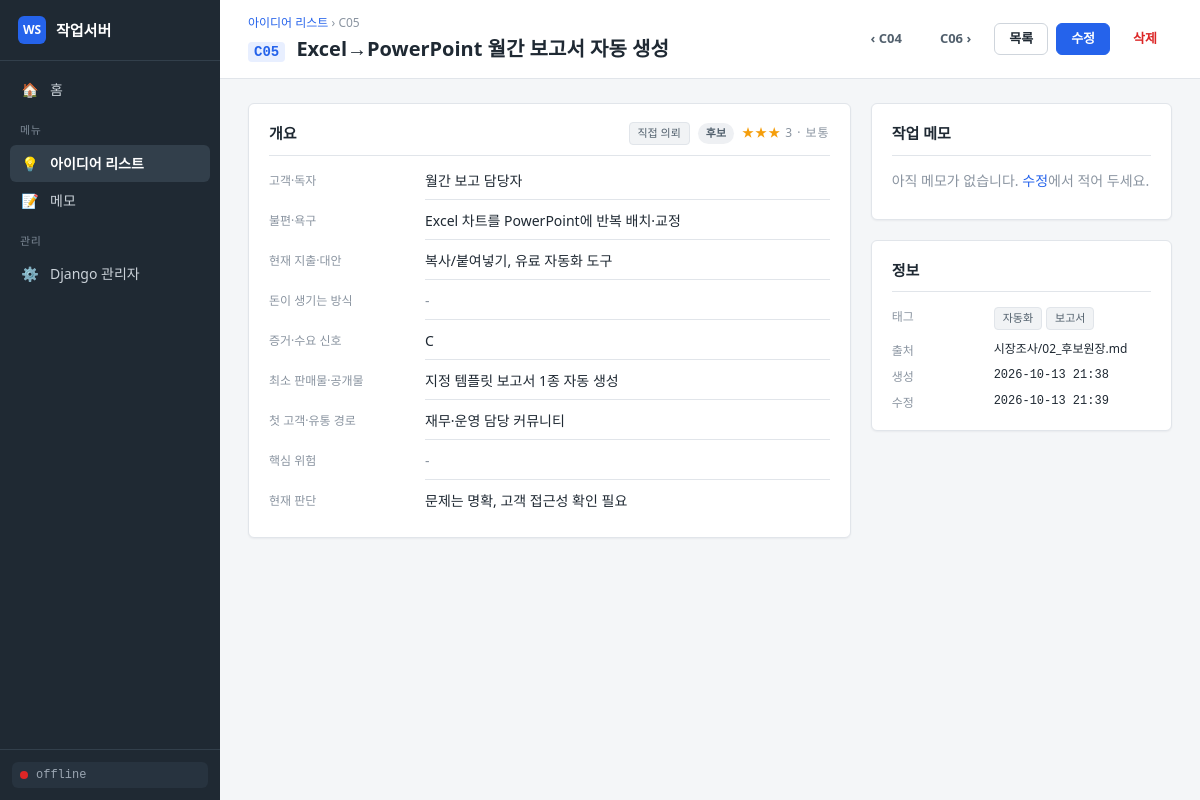
The app's page /ideas/5/ with its own data.
### apps/ideas/models.py (models this page shows, shortened)
class Idea(models.Model):
    class Category(models.TextChoices):
        REQUEST = "request", "직접 의뢰"
        MARKET = "market", "마켓 상품"
        PRODUCT = "product", "독립 상품·도구"
        CONTENT = "content", "플랫폼 글"
        SOCIAL = "social", "소셜 콘텐츠"
        SEARCH = "search", "검색·제휴"
        DATA = "data", "데이터"
        ASSET = "asset", "스톡·에셋"
        OTHER = "other", "기타"
    class Status(models.TextChoices):
        CANDIDATE = "candidate", "후보"
        REVIEW = "review", "검토중"
        EXPERIMENT = "experiment", "초기 실험군"
        ACTIVE = "active", "진행중"
        RESERVE = "reserve", "예비축"
        HOLD = "hold", "보류"
        DROPPED = "dropped", "폐기"
    PRIORITY_CHOICES = [(5, "5 · 최우선"), (4, "4 · 높음"), (3, "3 · 보통"), (2, "2 · 낮음"), (1, "1 · 참고")]
    code = models.CharField("코드", max_length=10, unique=True, help_text="예: C01")
    title = models.CharField("제목", max_length=200)
    category = models.CharField("분류", max_length=20, choices=Category.choices, default=Category.OTHER)
    status = models.CharField("상태", max_length=20, choices=Status.choices, default=Status.CANDIDATE)
    priority = models.PositiveSmallIntegerField("우선순위", choices=PRIORITY_CHOICES, default=3)
    customer = models.CharField("고객·독자", max_length=200, blank=True)
    pain = models.TextField("불편·욕구", blank=True)
    current_alternative = models.TextField("현재 지출·대안", blank=True)
    money_flow = models.TextField("돈이 생기는 방식", blank=True)
    evidence = models.TextField("증거·수요 신호", blank=True)
    min_product = models.TextField("최소 판매물·공개물", blank=True)
    channel = models.TextField("첫 고객·유통 경로", blank=True)
    risk = models.TextField("핵심 위험", blank=True)
    judgement = models.TextField("현재 판단", blank=True)
    notes = models.TextField("작업 메모", blank=True, help_text="조사하면서 추가하는 자유 메모")
    source_doc = models.CharField("출처 문서", max_length=200, blank=True)
    tags = models.CharField("태그", max_length=200, blank=True, help_text="쉼표로 구분")
    created_at = models.DateTimeField("생성", auto_now_add=True)
    updated_at = models.DateTimeField("수정", auto_now=True)
    class Meta:
        ordering = ["code"]
        verbose_name = "아이디어"
        verbose_name_plural = "아이디어"
    def get_absolute_url(self) -> str:
        return reverse("ideas:detail", args=[self.pk])
    @property
    def tag_list(self) -> list[str]:
        return [t.strip() for t in self.tags.split(",") if t.strip()]
    @property
    def status_tone(self) -> str:
        return {
            self.Status.EXPERIMENT: "blue",
            self.Status.ACTIVE: "green",
            self.Status.REVIEW: "amber",
            self.Status.RESERVE: "violet",
            self.Status.HOLD: "gray",
            self.Status.DROPPED: "red",
        }.get(self.status, "slate")

### apps/ideas/views.py (the view)
# urls.py: path("<int:pk>/", views.idea_detail, name="detail"),
def idea_detail(request, pk):
    idea = get_object_or_404(Idea, pk=pk)
    fields = [
        ("고객·독자", idea.customer),
        ("불편·욕구", idea.pain),
        ("현재 지출·대안", idea.current_alternative),
        ("돈이 생기는 방식", idea.money_flow),
        ("증거·수요 신호", idea.evidence),
        ("최소 판매물·공개물", idea.min_product),
        ("첫 고객·유통 경로", idea.channel),
        ("핵심 위험", idea.risk),
        ("현재 판단", idea.judgement),
    ]
    prev_idea = Idea.objects.filter(code__lt=idea.code).order_by("-code").first()
    next_idea = Idea.objects.filter(code__gt=idea.code).order_by("code").first()
    return render(
        request,
        "ideas/detail.html",
        {
            "page_title": f"{idea.code} {idea.title}",
            "idea": idea,
            "fields": fields,
            "prev_idea": prev_idea,
            "next_idea": next_idea,
        },
    )

### apps/core/context_processors.py (called while the page is built)
def navigation(request):
    match = getattr(request, "resolver_match", None)
    active = match.app_name if match else ""
    return {"MENUS": get_menus(), "ACTIVE_MENU": active or "home"}

### apps/core/menus.py (called while the page is built)
def get_menus() -> list[Menu]:
    return MENUS

    @property
    def url(self) -> str:
        return reverse(self.url_name)

### templates/ideas/detail.html
{% extends "base.html" %}
{% block breadcrumb %}<div class="crumb"><a href="{% url 'ideas:list' %}">아이디어 리스트</a> › {{ idea.code }}</div>{% endblock %}
{% block heading %}<span class="code code--lg">{{ idea.code }}</span> {{ idea.title }}{% endblock %}
{% block actions %}
{% if prev_idea %}<a class="btn btn--ghost" href="{{ prev_idea.get_absolute_url }}" title="{{ prev_idea.title }}">‹ {{ prev_idea.code }}</a>{% endif %}
{% if next_idea %}<a class="btn btn--ghost" href="{{ next_idea.get_absolute_url }}" title="{{ next_idea.title }}">{{ next_idea.code }} ›</a>{% endif %}
<a class="btn" href="{% url 'ideas:list' %}">목록</a>
<a class="btn btn--primary" href="{% url 'ideas:edit' idea.pk %}">수정</a>
<a class="btn btn--danger-ghost" href="{% url 'ideas:delete' idea.pk %}">삭제</a>
{% endblock %}
{% block content %}
<div class="grid grid--detail">
  <div class="card">
    <div class="card__head">
      <h2>개요</h2>
      <div class="badges">
        <span class="chip">{{ idea.get_category_display }}</span>
        <span class="badge badge--{{ idea.status_tone }}">{{ idea.get_status_display }}</span>
        <span class="stars" title="우선순위">{% for _ in "12345"|slice:idea.priority %}★{% endfor %} <span class="muted small">{{ idea.get_priority_display }}</span></span>
      </div>
    </div>
    <dl class="kv kv--wide">
      {% for label, value in fields %}
      <dt>{{ label }}</dt>
      <dd>{% if value %}{{ value|linebreaksbr }}{% else %}<span class="muted">-</span>{% endif %}</dd>
      {% endfor %}
    </dl>
  </div>
  <div class="stack">
    <div class="card">
      <div class="card__head"><h2>작업 메모</h2></div>
      {% if idea.notes %}
      <div class="prose">{{ idea.notes|linebreaks }}</div>
      {% else %}
      <p class="muted">아직 메모가 없습니다. <a href="{% url 'ideas:edit' idea.pk %}">수정</a>에서 적어 두세요.</p>
      {% endif %}
    </div>
    <div class="card">
      <div class="card__head"><h2>정보</h2></div>
      <dl class="kv">
        <dt>태그</dt>
        <dd>{% for t in idea.tag_list %}<span class="chip chip--tag">{{ t }}</span>{% empty %}<span class="muted">-</span>{% endfor %}</dd>
        <dt>출처</dt><dd class="small">{{ idea.source_doc|default:"-" }}</dd>
        <dt>생성</dt><dd class="mono small">{{ idea.created_at|date:"Y-m-d H:i" }}</dd>
        <dt>수정</dt><dd class="mono small">{{ idea.updated_at|date:"Y-m-d H:i" }}</dd>
      </dl>
    </div>
  </div>
</div>
{% endblock %}

### static/css/app.css (style rules this page uses)
:root { --bg: #f4f6f8; --surface: #ffffff; --line: #e1e5ea; --line-strong: #cfd5dc; --text: #1f2933; --text-2: #52606d; --muted: #8a94a0; --accent: #2563eb; --accent-weak: #e8efff; --green: #059669; --amber: #d97706; --red: #dc2626; --violet: #7c3aed; --sidebar: #1f2933; --sidebar-text: #cbd2d9; --sidebar-active: #323f4b; --radius: 6px; --shadow: 0 1px 2px rgba(16, 24, 40, 0.05); --font: "Pretendard", "Malgun Gothic", "Apple SD Gothic Neo", "Segoe UI", system-ui, sans-serif; --mono: "Cascadia Code", "D2Coding", Consolas, "Courier New", monospace; }
* { box-sizing: border-box; }
html, body { margin: 0; padding: 0; }
body { font: 14px/1.5 var(--font); color: var(--text); background: var(--bg); }
a { color: var(--accent); text-decoration: none; }
h1, h2, h3 { margin: 0; font-weight: 600; }
h2 { font-size: 15px; }
p { margin: 0 0 10px; }
.crumb { font-size: 12px; color: var(--muted); margin-bottom: 2px; }
.card { background: var(--surface); border: 1px solid var(--line); border-radius: var(--radius); box-shadow: var(--shadow); padding: 18px 20px; }
.card__head { display: flex; align-items: center; justify-content: space-between; gap: 12px; margin-bottom: 14px; padding-bottom: 10px; border-bottom: 1px solid var(--line); }
.grid { display: grid; gap: 20px; }
.grid--detail { grid-template-columns: minmax(0, 2fr) minmax(280px, 1fr); align-items: start; }
.stack { display: grid; gap: 20px; }
.kv { display: grid; grid-template-columns: 90px 1fr; gap: 6px 12px; margin: 0; }
.kv--wide { grid-template-columns: 140px 1fr; gap: 10px 16px; }
.kv dt { color: var(--muted); font-size: 12px; padding-top: 2px; }
.kv dd { margin: 0; }
.kv--wide dd { padding-bottom: 8px; border-bottom: 1px solid var(--line); }
.kv--wide dd:last-child { border-bottom: 0; }
.code { font: 600 12px var(--mono); color: var(--accent); background: var(--accent-weak); padding: 2px 6px; border-radius: 4px; }
.code--lg { font-size: 14px; margin-right: 6px; }
.stars { color: #f59e0b; font-size: 12px; letter-spacing: 1px; }
.badge { display: inline-block; font-size: 11px; font-weight: 600; padding: 2px 8px; border-radius: 999px; white-space: nowrap; }
.badge--slate { background: #eef0f3; color: var(--text-2); }
.badges { display: flex; gap: 8px; align-items: center; flex-wrap: wrap; }
.chip { display: inline-block; font-size: 11px; padding: 2px 8px; border-radius: 4px; background: #f1f3f5; color: var(--text-2); border: 1px solid var(--line); }
.chip--tag { margin: 0 4px 4px 0; }
.btn { display: inline-flex; align-items: center; gap: 6px; padding: 7px 14px; font: 600 13px var(--font); color: var(--text); background: var(--surface); border: 1px solid var(--line-strong); border-radius: var(--radius); cursor: pointer; line-height: 1.2; }
.btn--primary { background: var(--accent); border-color: var(--accent); color: #fff; }
.btn--ghost { background: transparent; border-color: transparent; color: var(--text-2); }
.btn--danger-ghost { color: var(--red); border-color: transparent; background: transparent; }
.muted { color: var(--muted); }
.small { font-size: 12px; }
.mono { font-family: var(--mono); }

### records on screen
Idea: code "C05", title "Excel→PowerPoint 월간 보고서 자동 생성", category "직접 의뢰", status "후보", priority "3 · 보통", fields "월간 보고 담당자" "Excel 차트를 PowerPoint에 반복 배치·교정" "복사/붙여넣기, 유료 자동화 도구" "지정 템플릿 보고서 1종 자동 생성" "재무·운영 담당 커뮤니티" "문제는 명확, 고객 접근성 확인 필요", source_doc "시장조사/02_후보원장.md", created_at "2026-10-13 21:38", updated_at "2026-10-13 21:39"
Idea: code "C04"
Idea: code "C06"

### other values on screen
{{ m.icon }} "💡" "📝"
{{ m.title }} "아이디어 리스트" "메모"
{{ label }} "고객·독자" "불편·욕구" "현재 지출·대안" "돈이 생기는 방식" "증거·수요 신호" "최소 판매물·공개물" "첫 고객·유통 경로" "핵심 위험" "현재 판단"
{{ value|linebreaksbr }} "C"
{{ t }} "자동화" "보고서"
